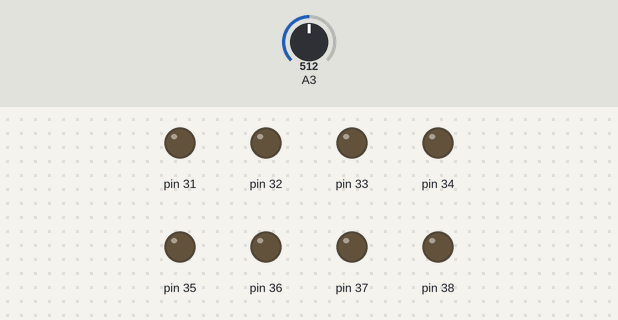
Simulated run of this sketch. Board: Arduino Mega 2560, built with avr-gcc and run on an emulated ATmega2560. Shown: output pins drawn as LEDs (lit = HIGH). The test bench sets the inputs (shaded band); at power-on: A3 = 512.

Above: at 3.8 s.
3.9 s: A3 set to 311
7.8 s: A3 set to 292
At 10.3 s:
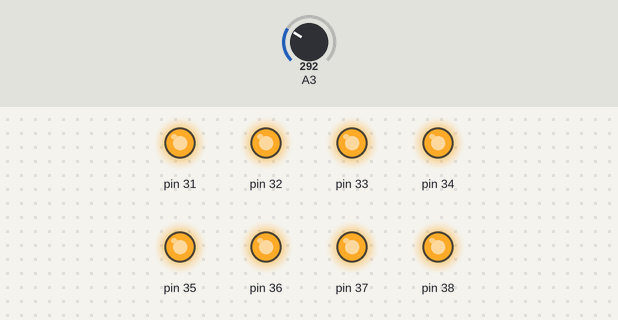
11.7 s: A3 set to 306
At 12.4 s:
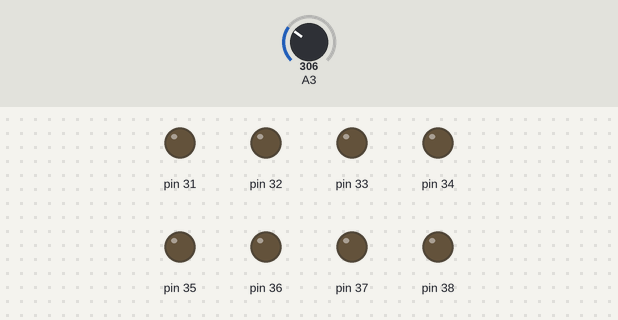
15.6 s: A3 set to 290
At 18.1 s:
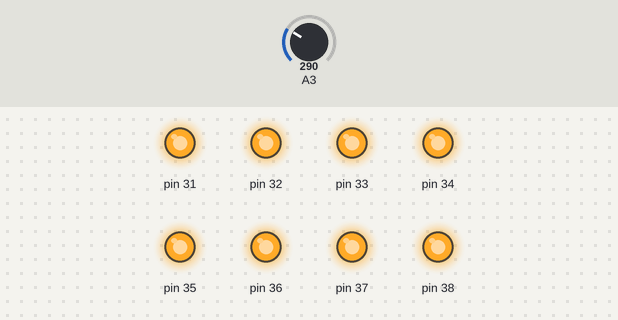
Timing chart, 0 to 19.6 s (numbered marks = the images above; inputs shaded):
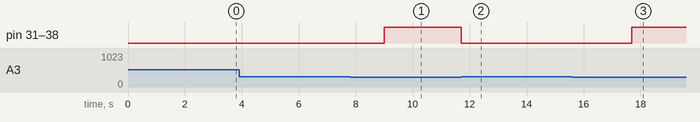

The sketch:

Sound_Sensor.ino
```cpp
void setup(){
  for (int i = 31; i <= 38; i = i + (1)) {
    pinMode(i, OUTPUT);
    digitalWrite(i,HIGH);
  }
}

void loop(){
  if (analogRead(A3) > 300) {
      for (int j = 31; j <= 38; j = j + 1) {
        pinMode(j, OUTPUT);
        digitalWrite(j,LOW);
      }
      delay(3000);

  } else {
      for (int j = 31; j <= 38; j = j + 1) {
        pinMode(j, OUTPUT);
        digitalWrite(j,HIGH);
      }

  }

}
```

Measured:
- the behaviour switches between 301 and 300 on A3 (found by bisection; images 0 and 1)
- after the input at 3.9 s, every drawn part: stays the same
- after the input at 7.8 s, pin 31–38: LOW → HIGH after 1.2 s
- after the input at 11.7 s, pin 31–38: HIGH → LOW at once
- after the input at 15.6 s, pin 31–38: LOW → HIGH after 2.1 s
